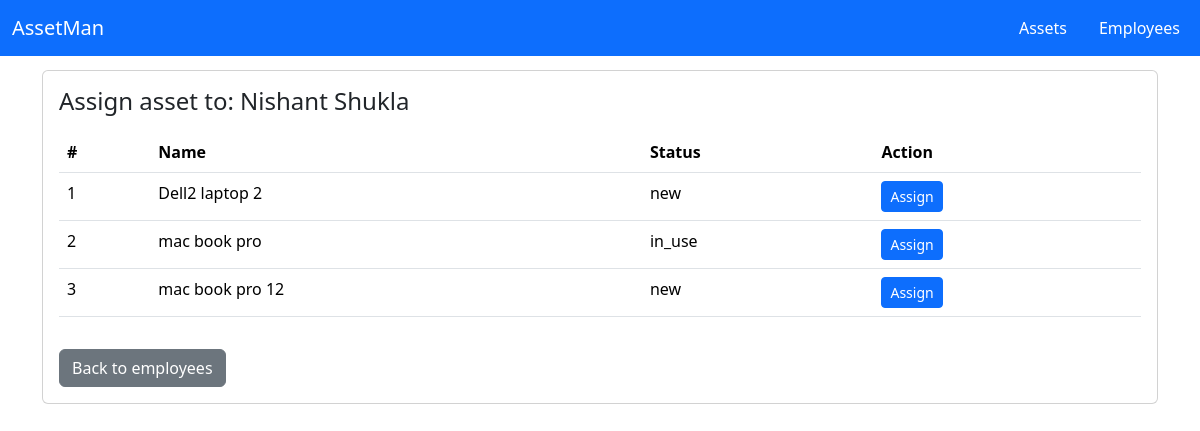
/employees/4/manage-assets/, run on an earlier commit of the app's database.
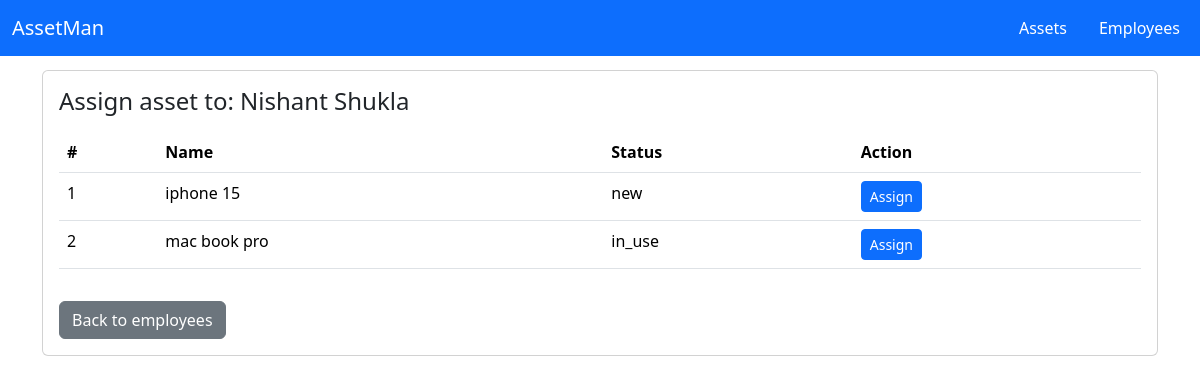
And on a later commit of the database.
### Assets/models.py (models this page shows, shortened)
class Asset(models.Model):
    asset_name = models.CharField(max_length=100)
    asset_description = models.TextField(blank=True)
    asset_purchase_date = models.DateField(null=True, blank=True)
    asset_value = models.DecimalField(max_digits=10, decimal_places=2, null=True, blank=True)
    asset_status = models.CharField(max_length=150, default='new')
    asset_id = models.IntegerField(unique=True)
    assigned_to = models.ForeignKey('Employees.Employee', null=True, blank=True, on_delete=models.SET_NULL, related_name='assets')
    created_at = models.DateTimeField(auto_now_add=True)
    updated_at = models.DateTimeField(auto_now=True)
    deleted_at = models.DateTimeField(null=True, blank=True)

### Employees/views.py (the view, shortened to what this page needs)
# urls.py: path('<int:employee_id>/manage-assets/', views.manage_assets, name='manage_assets'),
def manage_assets(request, employee_id):
	employee = get_object_or_404(Employee, pk=employee_id, deleted_at__isnull=True)
	assets = Asset.objects.filter(deleted_at__isnull=True, assigned_to__isnull=True).order_by('asset_name')
	return render(request, 'Employees/manage_assets.html', {'employee': employee, 'assets': assets})

### AssetManagment/templates/Employees/manage_assets.html (shortened to what this page needs)
{% extends 'base.html' %}
{% block content %}
  <div class="card">
    <div class="card-body">
      <h4>Assign asset to: {{ employee.first_name }} {{ employee.last_name }}</h4>
      {% if assets %}
      <table class="table mt-3">
        <thead><tr><th>#</th><th>Name</th><th>Status</th><th>Action</th></tr></thead>
        <tbody>
        {% for a in assets %}
          <tr>
            <td>{{ forloop.counter }}</td>
            <td>{{ a.asset_name }}</td>
            <td>{{ a.asset_status }}</td>
            <td>
              <form method="post" action="{% url 'manage_assets' employee.id %}">
                <button type="submit" class="btn btn-primary btn-sm">Assign</button>
              </form>
            </td>
          </tr>
        {% endfor %}
        </tbody>
      </table>
      {% else %}
        <div class="text-muted mt-3">No available assets to assign.</div>
      {% endif %}
      <a class="btn btn-secondary mt-3" href="{% url 'list_employees' %}">Back to employees</a>
    </div>
  </div>
{% endblock %}

What changed in the data, as far as the page shows it:
no longer on this page (row edited): Asset: asset_name "Dell2 laptop 2", asset_status "new"
no longer on this page (row edited): Asset: asset_name "mac book pro 12", asset_status "new"
added Asset: asset_name "iphone 15", asset_status "new"
